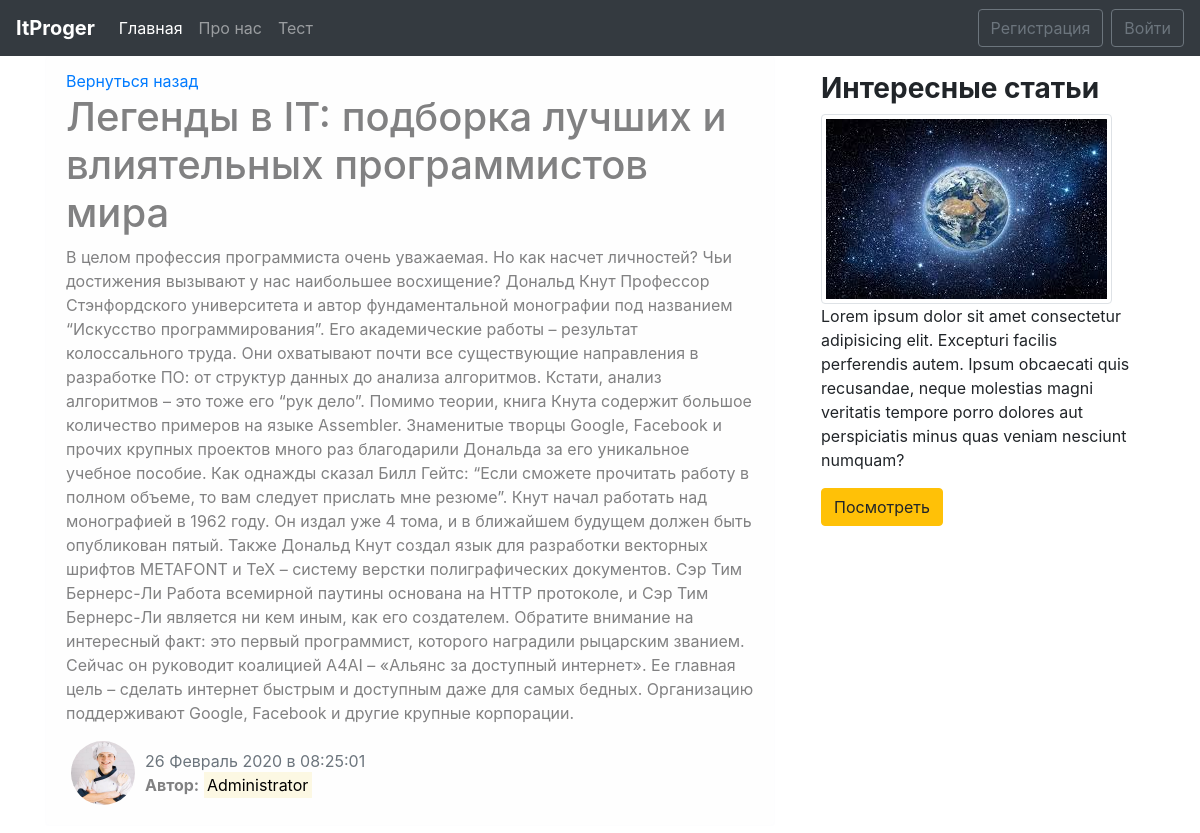
The page /news/1/ on the database its author committed.
### blog/models.py (models this page shows, shortened)
class News(models.Model):
    title = models.CharField(max_length=100)
    text = models.TextField()
    date = models.DateTimeField(default=timezone.now)
    author = models.ForeignKey(User, on_delete=models.CASCADE)
    def __str__(self):
        return self.title

### users/models.py (models this page shows, shortened)
class Profile(models.Model):
    user = models.OneToOneField(User, on_delete=models.CASCADE)
    img = models.ImageField(default='default.jpg', upload_to='user_images')

### blog/views.py (the view)
# urls.py: path('news/<int:pk>/', views.NewsDetailView.as_view(), name='news-detail'),
class NewsDetailView(DetailView):
    model = News
    def get_context_data(self, **kwards):
        ctx = super(NewsDetailView, self).get_context_data(**kwards)
        ctx['title'] = News.objects.filter(pk=self.kwargs['pk']).first()
        return ctx

### blog/templates/blog/news_detail.html (shortened to what this page needs)
{% extends 'blog/base.html' %}
{% block main_section %}
        <div class="alert alert-light">
            <a href="{% url 'blog-home' %}">Вернуться назад</a>
            <h1>{{ object.title }}</h1>
            <p>{{ object.text }}</p>
            <div class="row">
                <div>
                    {% if object.author.profile.img %}
                        <img src="{{ object.author.profile.img.url }}" alt="{{ object.author }}" class="user-image">
                    {% else %}
                         <img src="/pictures/default.jpg" alt="{{ object.author }}" class="user-image">
                    {% endif %}
                </div>
                <div class="mt-2">
                    <span class="text-muted">{{ object.date|date:"j F Y в H:i:s" }}</span>
                        <p><b>Автор:</b> <mark>{{ object.author }}</mark></p>
                </div>
            </div>
        </div>
{% endblock main_section %}
{% block aside_news_section %}
    <h3><b>Интересные статьи</b></h3>
        <img alt="" class="img-thumbnail">
        <p>
        Lorem ipsum dolor sit amet consectetur adipisicing elit.
        Excepturi facilis perferendis autem.
        Ipsum obcaecati quis recusandae, neque molestias magni
        veritatis tempore porro dolores aut perspiciatis
        minus quas veniam nesciunt numquam?
        </p>
        <a href="" target="_blank">
            <button class="btn btn-warning">Посмотреть</button>
        </a>
{% endblock aside_news_section %}

### blog/templates/blog/base.html (shortened to what this page needs)
{% load static %}
<!DOCTYPE html>
<html lang="en">
<head>
    <link rel="stylesheet" href="https://stackpath.bootstrapcdn.com/bootstrap/4.4.1/css/bootstrap.min.css">
    <link rel="stylesheet" href="{% static 'css/blog.css' %}">
</head>
<body>
    <nav class="navbar navbar-expand-lg navbar-dark bg-dark">
        <a class="navbar-brand" href="{% url 'blog-home' %}"><b>ItProger</b></a>
        <div class="collapse navbar-collapse" id="navbarsExample09">
          <ul class="navbar-nav mr-auto">
            <li class="nav-item active">
              <a class="nav-link" href="{% url 'blog-home' %}">Главная</a>
            </li>
            <li class="nav-item">
              <a class="nav-link" href="{% url 'blog-contact' %}">Про нас</a>
            </li>
            <li class="nav-item">
              <a class="nav-link" href="{% url 'blog-test' %}">Тест</a>
            </li>
        </div>
        <div class="navbar-nav">
          {% if user.is_authenticated %}
              <a href="{% url 'news-add' %}" class="btn btn-outline-secondry mr-2 ">Добавить статью</a>
              <a href="{% url 'exit' %}" class="btn btn-outline-secondry mr-2">Выйти</a>
              <a href="{% url 'profile' %}" class="btn btn-outline-secondry mr-2">Профиль</a>
              {% else %}
            <a href="{% url 'register' %}" class="btn btn-outline-secondary mr-2">Регистрация</a>
            <a href="{% url 'user' %}" class="btn btn-outline-secondary"> Войти</a>
            {% endif %}
        </div>
      </nav>
      <main class="container">
            <div class="row">
                <div class="col-md-8">
                    {% block main_section %}
                    {% endblock %}
                </div>
                <aside class="col-md-4">
                   <div class="p-3">
                       {% block aside_news_section %}{% endblock aside_news_section %}
                   </div>
                </aside>
            </div>
      </main>
</body>
</html>

### blog/static/css/blog.css (style rules this page uses)
.user-image { width: 64px; height: 64px; border-radius: 50%; margin-right: 10px; margin-left: 20px; }

### rows shown on the page
News: title "Легенды в IT: подборка лучших и влиятельных программистов мира", text "В целом профессия программиста очень уважаемая. Но как насчет личностей? Чьи достижения вызывают у нас наибольшее восхищение? Дональд Кнут Профессор Стэнфордского университета и автор фундаментальной монографии под названием “Искусство программирования”. Его академические работы – результат колоссального труда. Они охватывают почти все существующие направления в разработке ПО: от структур данных до анализа алгоритмов. Кстати, анализ алгоритмов – это тоже его “рук дело”. Помимо теории, книга Кнута содержит большое количество примеров на языке Assembler. Знаменитые творцы Google, Facebook и прочих крупных проектов много раз благодарили Дональда за его уникальное учебное пособие. Как однажды…", author.profile.img (picture), date "26 Февраль 2020 в 08:25:01", author "Administrator"
